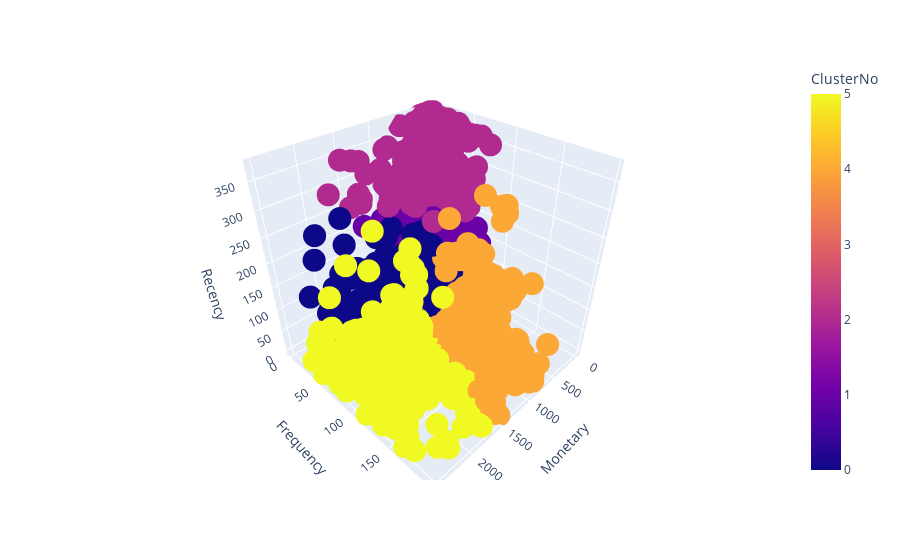

Notebook code cell kept with this figure:
### Code cell
import plotly.express as px

plotly_fig = px.scatter_3d(df_mean1, x = "Monetary", y = "Frequency", z = "Recency", color = "ClusterNo")
plotly_fig.show()

# From the plot it is obvious, that 6 clusters don´t cluster the MFR features approbriately

### Figure 1 — Plotly figure (JSON) as saved in the notebook; plotly's stock layout.template omitted (floating-point values rounded to 4 significant figures; data arrays with more than 128 entries replaced by an {"elided": "..."} marker saying what was removed)
{"data": [{"hovertemplate": "Monetary=%{x}<br>Frequency=%{y}<br>Recency=%{z}<br>ClusterNo=%{marker.color}<extra></extra>", "legendgroup": "", "marker": {"color": {"elided": "3526 int values"}, "coloraxis": "coloraxis", "symbol": "circle"}, "mode": "markers", "name": "", "scene": "scene", "showlegend": false, "type": "scatter3d", "x": {"elided": "3526 float values"}, "y": {"elided": "3526 int values"}, "z": {"elided": "3526 int values"}}], "layout": {"coloraxis": {"colorbar": {"title": {"text": "ClusterNo"}}, "colorscale": [[0, "#0d0887"], [0.1111, "#46039f"], [0.2222, "#7201a8"], [0.3333, "#9c179e"], [0.4444, "#bd3786"], [0.5556, "#d8576b"], [0.6667, "#ed7953"], [0.7778, "#fb9f3a"], [0.8889, "#fdca26"], [1, "#f0f921"]]}, "legend": {"tracegroupgap": 0}, "margin": {"t": 60}, "scene": {"domain": {"x": [0, 1], "y": [0, 1]}, "xaxis": {"title": {"text": "Monetary"}}, "yaxis": {"title": {"text": "Frequency"}}, "zaxis": {"title": {"text": "Recency"}}}}}
